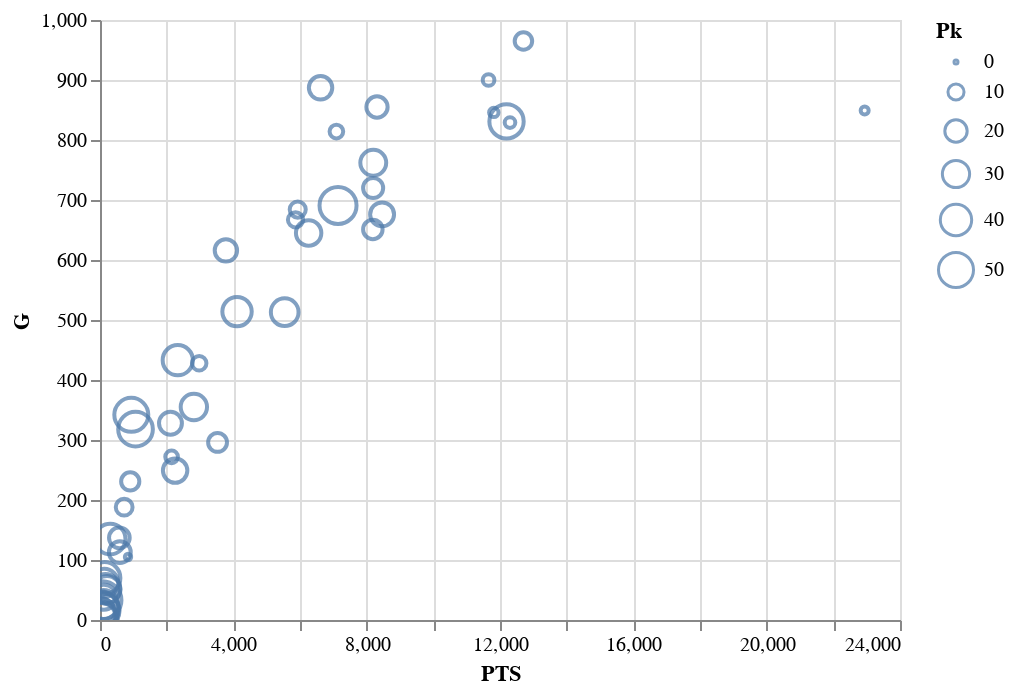

The notebook cell saved with this chart:
### Code cell
alt.Chart(draft07).mark_point().encode(
    alt.X('PTS'),
    alt.Y('G'),
    alt.Size('Pk'),
    tooltip = [alt.Tooltip('Player'),
               alt.Tooltip('PTS'),
               alt.Tooltip('G'),
               alt.Tooltip('Pk')
              ]
).interactive()

### Figure 1 — Vega-Lite specification as saved in the notebook (floating-point values rounded to 4 significant figures)
{"config": {"view": {"continuousWidth": 400, "continuousHeight": 300}}, "data": {"name": "data-4d527ffe97df91d8210a542e424a9320"}, "mark": "point", "encoding": {"size": {"type": "quantitative", "field": "Pk"}, "tooltip": [{"type": "nominal", "field": "Player"}, {"type": "quantitative", "field": "PTS"}, {"type": "quantitative", "field": "G"}, {"type": "quantitative", "field": "Pk"}], "x": {"type": "quantitative", "field": "PTS"}, "y": {"type": "quantitative", "field": "G"}}, "selection": {"selector001": {"type": "interval", "bind": "scales", "encodings": ["x", "y"]}}, "$schema": "https://vega.github.io/schema/vega-lite/v4.8.1.json", "datasets": {"data-4d527ffe97df91d8210a542e424a9320": [{"Rk": 1.0, "Pk": 1.0, "Tm": "POR", "Player": "Greg Oden", "College": "Ohio State", "Yrs": 3.0, "G": 105.0, "MP": 2028.0, "PTS": 840.0, "TRB": 656.0, "AST": 51.0, "FG%": 0.574, "3P%": null, "FT%": 0.658, "MP.1": 19.3, "PTS.1": 8.0, "TRB.1": 6.2, "AST.1": 0.5, "WS": 7.3, "WS/48": 0.174, "BPM": -0.4, "VORP": 0.8}, {"Rk": 2.0, "Pk": 2.0, "Tm": "SEA", "Player": "Kevin Durant", "College": "Texas", "Yrs": 12.0, "G": 849.0, "MP": 31300.0, "PTS": 22940.0, "TRB": 5992.0, "AST": 3486.0, "FG%": 0.493, "3P%": 0.381, "FT%": 0.883, "MP.1": 36.9, "PTS.1": 27.0, "TRB.1": 7.1, "AST.1": 4.1, "WS": 141.7, "WS/48": 0.217, "BPM": 6.7, "VORP": 69.0}, {"Rk": 3.0, "Pk": 3.0, "Tm": "ATL", "Player": "Al Horford", "College": "Florida", "Yrs": 13.0, "G": 846.0, "MP": 27630.0, "PTS": 11810.0, "TRB": 7009.0, "AST": 2792.0, "FG%": 0.52, "3P%": 0.361, "FT%": 0.754, "MP.1": 32.7, "PTS.1": 14.0, "TRB.1": 8.3, "AST.1": 3.3, "WS": 90.7, "WS/48": 0.158, "BPM": 2.8, "VORP": 33.4}, {"Rk": 4.0, "Pk": 4.0, "Tm": "MEM", "Player": "Mike Conley", "College": "Ohio State", "Yrs": 13.0, "G": 829.0, "MP": 26870.0, "PTS": 12300.0, "TRB": 2460.0, "AST": 4687.0, "FG%": 0.439, "3P%": 0.375, "FT%": 0.818, "MP.1": 32.4, "PTS.1": 14.8, "TRB.1": 3.0, "AST.1": 5.7, "WS": 73.5, "WS/48": 0.131, "BPM": 2.3, "VORP": 29.3}, {"Rk": 5.0, "Pk": 5.0, "Tm": "BOS", "Player": "Jeff Green", "College": "Georgetown", "Yrs": 12.0, "G": 900.0, "MP": 26570.0, "PTS": 11660.0, "TRB": 3988.0, "AST": 1403.0, "FG%": 0.441, "3P%": 0.334, "FT%": 0.805, "MP.1": 29.5, "PTS.1": 13.0, "TRB.1": 4.4, "AST.1": 1.6, "WS": 41.6, "WS/48": 0.075, "BPM": -1.3, "VORP": 4.3}, {"Rk": 6.0, "Pk": 6.0, "Tm": "MIL", "Player": "Yi Jianlian", "College": null, "Yrs": 5.0, "G": 272.0, "MP": 6038.0, "PTS": 2148.0, "TRB": 1339.0, "AST": 192.0, "FG%": 0.404, "3P%": 0.333, "FT%": 0.78, "MP.1": 22.2, "PTS.1": 7.9, "TRB.1": 4.9, "AST.1": 0.7, "WS": 3.1, "WS/48": 0.025, "BPM": -4.3, "VORP": -3.5}, {"Rk": 7.0, "Pk": 7.0, "Tm": "MIN", "Player": "Corey Brewer", "College": "Florida", "Yrs": 12.0, "G": 814.0, "MP": 18740.0, "PTS": 7092.0, "TRB": 2279.0, "AST": 1248.0, "FG%": 0.425, "3P%": 0.284, "FT%": 0.713, "MP.1": 23.0, "PTS.1": 8.7, "TRB.1": 2.8, "AST.1": 1.5, "WS": 22.5, "WS/48": 0.058, "BPM": -1.6, "VORP": 2.0}, {"Rk": 8.0, "Pk": 8.0, "Tm": "CHA", "Player": "Brandan Wright", "College": "UNC", "Yrs": 10.0, "G": 428.0, "MP": 6949.0, "PTS": 2976.0, "TRB": 1560.0, "AST": 199.0, "FG%": 0.607, "3P%": 0.0, "FT%": 0.674, "MP.1": 16.2, "PTS.1": 7.0, "TRB.1": 3.6, "AST.1": 0.5, "WS": 26.2, "WS/48": 0.181, "BPM": 2.3, "VORP": 7.5}, {"Rk": 9.0, "Pk": 9.0, "Tm": "CHI", "Player": "Joakim Noah", "College": "Florida", "Yrs": 12.0, "G": 667.0, "MP": 18600.0, "PTS": 5867.0, "TRB": 6042.0, "AST": 1900.0, "FG%": 0.491, "3P%": 0.0, "FT%": 0.7, "MP.1": 27.9, "PTS.1": 8.8, "TRB.1": 9.1, "AST.1": 2.8, "WS": 61.8, "WS/48": 0.16, "BPM": 2.5, "VORP": 20.9}, {"Rk": 10.0, "Pk": 10.0, "Tm": "SAC", "Player": "Spencer Hawes", "College": "Washington", "Yrs": 10.0, "G": 684.0, "MP": 15540.0, "PTS": 5932.0, "TRB": 3893.0, "AST": 1271.0, "FG%": 0.457, "3P%": 0.35, "FT%": 0.716, "MP.1": 22.7, "PTS.1": 8.7, "TRB.1": 5.7, "AST.1": 1.9, "WS": 22.6, "WS/48": 0.07, "BPM": -1.1, "VORP": 3.4}, {"Rk": 11.0, "Pk": 11.0, "Tm": "ATL", "Player": "Acie Law", "College": "Texas A&M", "Yrs": 4.0, "G": 188.0, "MP": 2385.0, "PTS": 725.0, "TRB": 195.0, "AST": 309.0, "FG%": 0.413, "3P%": 0.235, "FT%": 0.778, "MP.1": 12.7, "PTS.1": 3.9, "TRB.1": 1.0, "AST.1": 1.6, "WS": 1.6, "WS/48": 0.032, "BPM": -3.9, "VORP": -1.1}, {"Rk": 12.0, "Pk": 12.0, "Tm": "PHI", "Player": "Thaddeus Young", "College": "Georgia Tech", "Yrs": 13.0, "G": 965.0, "MP": 29280.0, "PTS": 12700.0, "TRB": 5714.0, "AST": 1607.0, "FG%": 0.498, "3P%": 0.333, "FT%": 0.67, "MP.1": 30.3, "PTS.1": 13.2, "TRB.1": 5.9, "AST.1": 1.7, "WS": 61.6, "WS/48": 0.101, "BPM": 0.3, "VORP": 16.9}, {"Rk": 13.0, "Pk": 13.0, "Tm": "NOK", "Player": "Julian Wright", "College": "Kansas", "Yrs": 4.0, "G": 231.0, "MP": 3049.0, "PTS": 907.0, "TRB": 531.0, "AST": 182.0, "FG%": 0.499, "3P%": 0.262, "FT%": 0.584, "MP.1": 13.2, "PTS.1": 3.9, "TRB.1": 2.3, "AST.1": 0.8, "WS": 3.9, "WS/48": 0.061, "BPM": -0.5, "VORP": 1.2}, {"Rk": 14.0, "Pk": 14.0, "Tm": "LAC", "Player": "Al Thornton", "College": "Florida State", "Yrs": 4.0, "G": 296.0, "MP": 8274.0, "PTS": 3527.0, "TRB": 1233.0, "AST": 353.0, "FG%": 0.452, "3P%": 0.293, "FT%": 0.747, "MP.1": 28.0, "PTS.1": 11.9, "TRB.1": 4.2, "AST.1": 1.2, "WS": 6.1, "WS/48": 0.035, "BPM": -3.5, "VORP": -3.2}, {"Rk": 15.0, "Pk": 15.0, "Tm": "DET", "Player": "Rodney Stuckey", "College": "Eastern Washington", "Yrs": 10.0, "G": 651.0, "MP": 17890.0, "PTS": 8185.0, "TRB": 1912.0, "AST": 2333.0, "FG%": 0.423, "3P%": 0.3, "FT%": 0.824, "MP.1": 27.5, "PTS.1": 12.6, "TRB.1": 2.9, "AST.1": 3.6, "WS": 28.7, "WS/48": 0.077, "BPM": -0.9, "VORP": 4.9}, {"Rk": 16.0, "Pk": 16.0, "Tm": "WAS", "Player": "Nick Young", "College": "USC", "Yrs": 12.0, "G": 720.0, "MP": 16420.0, "PTS": 8194.0, "TRB": 1427.0, "AST": 687.0, "FG%": 0.418, "3P%": 0.376, "FT%": 0.836, "MP.1": 22.8, "PTS.1": 11.4, "TRB.1": 2.0, "AST.1": 1.0, "WS": 18.6, "WS/48": 0.054, "BPM": -2.2, "VORP": -0.8}, {"Rk": 17.0, "Pk": 17.0, "Tm": "NJN", "Player": "Sean Williams", "College": "Boston College", "Yrs": 4.0, "G": 137.0, "MP": 1978.0, "PTS": 581.0, "TRB": 472.0, "AST": 47.0, "FG%": 0.511, "3P%": 0.0, "FT%": 0.624, "MP.1": 14.4, "PTS.1": 4.2, "TRB.1": 3.4, "AST.1": 0.3, "WS": 3.0, "WS/48": 0.073, "BPM": -3.1, "VORP": -0.6}, {"Rk": 18.0, "Pk": 18.0, "Tm": "GSW", "Player": "Marco Belinelli", "College": null, "Yrs": 13.0, "G": 855.0, "MP": 19440.0, "PTS": 8310.0, "TRB": 1760.0, "AST": 1424.0, "FG%": 0.424, "3P%": 0.376, "FT%": 0.845, "MP.1": 22.7, "PTS.1": 9.7, "TRB.1": 2.1, "AST.1": 1.7, "WS": 30.2, "WS/48": 0.075, "BPM": -1.3, "VORP": 3.3}, {"Rk": 19.0, "Pk": 19.0, "Tm": "LAL", "Player": "Javaris Crittenton", "College": "Georgia Tech", "Yrs": 2.0, "G": 113.0, "MP": 1853.0, "PTS": 595.0, "TRB": 276.0, "AST": 201.0, "FG%": 0.442, "3P%": 0.231, "FT%": 0.638, "MP.1": 16.4, "PTS.1": 5.3, "TRB.1": 2.4, "AST.1": 1.8, "WS": 0.1, "WS/48": 0.002, "BPM": -4.2, "VORP": -1.0}, {"Rk": 20.0, "Pk": 20.0, "Tm": "MIA", "Player": "Jason Smith", "College": "Colorado State", "Yrs": 11.0, "G": 616.0, "MP": 10030.0, "PTS": 3777.0, "TRB": 2075.0, "AST": 453.0, "FG%": 0.468, "3P%": 0.333, "FT%": 0.783, "MP.1": 16.3, "PTS.1": 6.1, "TRB.1": 3.4, "AST.1": 0.7, "WS": 14.1, "WS/48": 0.067, "BPM": -2.9, "VORP": -2.4}, {"Rk": 21.0, "Pk": 21.0, "Tm": "PHI", "Player": "Daequan Cook", "College": "Ohio State", "Yrs": 6.0, "G": 328.0, "MP": 5993.0, "PTS": 2114.0, "TRB": 703.0, "AST": 243.0, "FG%": 0.369, "3P%": 0.359, "FT%": 0.813, "MP.1": 18.3, "PTS.1": 6.4, "TRB.1": 2.1, "AST.1": 0.7, "WS": 4.9, "WS/48": 0.039, "BPM": -2.7, "VORP": -1.1}, {"Rk": 22.0, "Pk": 22.0, "Tm": "CHA", "Player": "Jared Dudley", "College": "Boston College", "Yrs": 13.0, "G": 887.0, "MP": 19980.0, "PTS": 6617.0, "TRB": 2819.0, "AST": 1380.0, "FG%": 0.464, "3P%": 0.394, "FT%": 0.732, "MP.1": 22.5, "PTS.1": 7.5, "TRB.1": 3.2, "AST.1": 1.6, "WS": 42.8, "WS/48": 0.103, "BPM": 0.2, "VORP": 11.1}, {"Rk": 23.0, "Pk": 23.0, "Tm": "NYK", "Player": "Wilson Chandler", "College": "DePaul", "Yrs": 12.0, "G": 676.0, "MP": 20290.0, "PTS": 8463.0, "TRB": 3574.0, "AST": 1205.0, "FG%": 0.443, "3P%": 0.341, "FT%": 0.77, "MP.1": 30.0, "PTS.1": 12.5, "TRB.1": 5.3, "AST.1": 1.8, "WS": 29.0, "WS/48": 0.069, "BPM": -1.3, "VORP": 3.5}, {"Rk": 24.0, "Pk": 24.0, "Tm": "PHO", "Player": "Rudy Fernández", "College": null, "Yrs": 4.0, "G": 249.0, "MP": 5965.0, "PTS": 2254.0, "TRB": 608.0, "AST": 554.0, "FG%": 0.399, "3P%": 0.36, "FT%": 0.84, "MP.1": 24.0, "PTS.1": 9.1, "TRB.1": 2.4, "AST.1": 2.2, "WS": 14.2, "WS/48": 0.114, "BPM": 1.7, "VORP": 5.6}, {"Rk": 25.0, "Pk": 25.0, "Tm": "UTA", "Player": "Morris Almond", "College": "Rice University", "Yrs": 3.0, "G": 38.0, "MP": 361.0, "PTS": 119.0, "TRB": 46.0, "AST": 12.0, "FG%": 0.381, "3P%": 0.292, "FT%": 0.743, "MP.1": 9.5, "PTS.1": 3.1, "TRB.1": 1.2, "AST.1": 0.3, "WS": 0.0, "WS/48": 0.005, "BPM": -6.1, "VORP": -0.4}, {"Rk": 26.0, "Pk": 26.0, "Tm": "HOU", "Player": "Aaron Brooks", "College": "Oregon", "Yrs": 10.0, "G": 645.0, "MP": 13440.0, "PTS": 6259.0, "TRB": 1079.0, "AST": 1925.0, "FG%": 0.413, "3P%": 0.37, "FT%": 0.837, "MP.1": 20.8, "PTS.1": 9.7, "TRB.1": 1.7, "AST.1": 3.0, "WS": 19.2, "WS/48": 0.069, "BPM": -1.2, "VORP": 2.7}, {"Rk": 27.0, "Pk": 27.0, "Tm": "DET", "Player": "Arron Afflalo", "College": "UCLA", "Yrs": 11.0, "G": 762.0, "MP": 20830.0, "PTS": 8198.0, "TRB": 2176.0, "AST": 1386.0, "FG%": 0.45, "3P%": 0.386, "FT%": 0.825, "MP.1": 27.3, "PTS.1": 10.8, "TRB.1": 2.9, "AST.1": 1.8, "WS": 33.5, "WS/48": 0.077, "BPM": -1.5, "VORP": 2.4}, {"Rk": 28.0, "Pk": 28.0, "Tm": "SAS", "Player": "Tiago Splitter", "College": null, "Yrs": 7.0, "G": 355.0, "MP": 6812.0, "PTS": 2816.0, "TRB": 1779.0, "AST": 423.0, "FG%": 0.555, "3P%": 0.143, "FT%": 0.697, "MP.1": 19.2, "PTS.1": 7.9, "TRB.1": 5.0, "AST.1": 1.2, "WS": 25.3, "WS/48": 0.178, "BPM": 1.1, "VORP": 5.4}, {"Rk": 29.0, "Pk": 29.0, "Tm": "PHO", "Player": "Alando Tucker", "College": "Wisconsin", "Yrs": 3.0, "G": 51.0, "MP": 426.0, "PTS": 211.0, "TRB": 49.0, "AST": 16.0, "FG%": 0.423, "3P%": 0.294, "FT%": 0.783, "MP.1": 8.4, "PTS.1": 4.1, "TRB.1": 1.0, "AST.1": 0.3, "WS": 0.4, "WS/48": 0.045, "BPM": -4.5, "VORP": -0.3}, {"Rk": 30.0, "Pk": 30.0, "Tm": "PHI", "Player": "Petteri Koponen", "College": null, "Yrs": null, "G": null, "MP": null, "PTS": null, "TRB": null, "AST": null, "FG%": null, "3P%": null, "FT%": null, "MP.1": null, "PTS.1": null, "TRB.1": null, "AST.1": null, "WS": null, "WS/48": null, "BPM": null, "VORP": null}, {"Rk": 31.0, "Pk": 31.0, "Tm": "SEA", "Player": "Carl Landry", "College": "Purdue", "Yrs": 9.0, "G": 513.0, "MP": 11520.0, "PTS": 5541.0, "TRB": 2533.0, "AST": 355.0, "FG%": 0.535, "3P%": 0.3, "FT%": 0.785, "MP.1": 22.5, "PTS.1": 10.8, "TRB.1": 4.9, "AST.1": 0.7, "WS": 35.9, "WS/48": 0.149, "BPM": -0.3, "VORP": 5.0}, {"Rk": 32.0, "Pk": 32.0, "Tm": "BOS", "Player": "Gabe Pruitt", "College": "USC", "Yrs": 2.0, "G": 62.0, "MP": 461.0, "PTS": 125.0, "TRB": 51.0, "AST": 52.0, "FG%": 0.321, "3P%": 0.283, "FT%": 0.783, "MP.1": 7.4, "PTS.1": 2.0, "TRB.1": 0.8, "AST.1": 0.8, "WS": 0.4, "WS/48": 0.043, "BPM": -2.8, "VORP": -0.1}, {"Rk": 33.0, "Pk": 33.0, "Tm": "SAS", "Player": "Marcus Williams", "College": "Arizona", "Yrs": 2.0, "G": 13.0, "MP": 39.0, "PTS": 14.0, "TRB": 12.0, "AST": 3.0, "FG%": 0.318, "3P%": null, "FT%": null, "MP.1": 3.0, "PTS.1": 1.1, "TRB.1": 0.9, "AST.1": 0.2, "WS": -0.1, "WS/48": -0.084, "BPM": -5.4, "VORP": 0.0}, {"Rk": 34.0, "Pk": 34.0, "Tm": "DAL", "Player": "Nick Fazekas", "College": "Nevada", "Yrs": 1.0, "G": 26.0, "MP": 269.0, "PTS": 107.0, "TRB": 89.0, "AST": 11.0, "FG%": 0.561, "3P%": 0.0, "FT%": 0.682, "MP.1": 10.3, "PTS.1": 4.1, "TRB.1": 3.4, "AST.1": 0.4, "WS": 0.8, "WS/48": 0.148, "BPM": 0.5, "VORP": 0.2}, {"Rk": 35.0, "Pk": 35.0, "Tm": "SEA", "Player": "Glen Davis", "College": "LSU", "Yrs": 8.0, "G": 514.0, "MP": 10860.0, "PTS": 4111.0, "TRB": 2236.0, "AST": 457.0, "FG%": 0.447, "3P%": 0.182, "FT%": 0.7, "MP.1": 21.1, "PTS.1": 8.0, "TRB.1": 4.4, "AST.1": 0.9, "WS": 18.6, "WS/48": 0.082, "BPM": -2.6, "VORP": -1.7}, {"Rk": 36.0, "Pk": 36.0, "Tm": "GSW", "Player": "Jermareo Davidson", "College": "Alabama", "Yrs": 2.0, "G": 52.0, "MP": 433.0, "PTS": 162.0, "TRB": 96.0, "AST": 14.0, "FG%": 0.425, "3P%": null, "FT%": 0.578, "MP.1": 8.3, "PTS.1": 3.1, "TRB.1": 1.8, "AST.1": 0.3, "WS": 0.0, "WS/48": 0.0, "BPM": -5.2, "VORP": -0.3}, {"Rk": 37.0, "Pk": 37.0, "Tm": "POR", "Player": "Josh McRoberts", "College": "Duke", "Yrs": 11.0, "G": 433.0, "MP": 8271.0, "PTS": 2333.0, "TRB": 1686.0, "AST": 901.0, "FG%": 0.463, "3P%": 0.34, "FT%": 0.705, "MP.1": 19.1, "PTS.1": 5.4, "TRB.1": 3.9, "AST.1": 2.1, "WS": 18.5, "WS/48": 0.107, "BPM": 0.3, "VORP": 4.7}, {"Rk": 38.0, "Pk": 38.0, "Tm": "PHI", "Player": "Kyrylo Fesenko", "College": null, "Yrs": 5.0, "G": 135.0, "MP": 1107.0, "PTS": 305.0, "TRB": 269.0, "AST": 40.0, "FG%": 0.496, "3P%": 0.0, "FT%": 0.41, "MP.1": 8.2, "PTS.1": 2.3, "TRB.1": 2.0, "AST.1": 0.3, "WS": 0.9, "WS/48": 0.038, "BPM": -5.7, "VORP": -1.1}, {"Rk": 39.0, "Pk": 39.0, "Tm": "MIA", "Player": "Stanko Barać", "College": null, "Yrs": null, "G": null, "MP": null, "PTS": null, "TRB": null, "AST": null, "FG%": null, "3P%": null, "FT%": null, "MP.1": null, "PTS.1": null, "TRB.1": null, "AST.1": null, "WS": null, "WS/48": null, "BPM": null, "VORP": null}, {"Rk": 40.0, "Pk": 40.0, "Tm": "LAL", "Player": "Sun Yue", "College": null, "Yrs": 1.0, "G": 10.0, "MP": 28.0, "PTS": 6.0, "TRB": 0.0, "AST": 2.0, "FG%": 0.273, "3P%": 0.0, "FT%": null, "MP.1": 2.8, "PTS.1": 0.6, "TRB.1": 0.0, "AST.1": 0.2, "WS": -0.1, "WS/48": -0.226, "BPM": -19.4, "VORP": -0.1}, {"Rk": 41.0, "Pk": 41.0, "Tm": "MIN", "Player": "Chris Richard", "College": "Florida", "Yrs": 2.0, "G": 70.0, "MP": 780.0, "PTS": 135.0, "TRB": 194.0, "AST": 25.0, "FG%": 0.483, "3P%": null, "FT%": 0.605, "MP.1": 11.1, "PTS.1": 1.9, "TRB.1": 2.8, "AST.1": 0.4, "WS": 0.7, "WS/48": 0.045, "BPM": -5.7, "VORP": -0.7}, {"Rk": 42.0, "Pk": 42.0, "Tm": "POR", "Player": "Derrick Byars", "College": "Vanderbilt", "Yrs": 1.0, "G": 2.0, "MP": 37.0, "PTS": 10.0, "TRB": 11.0, "AST": 1.0, "FG%": 0.273, "3P%": 0.0, "FT%": 1.0, "MP.1": 18.5, "PTS.1": 5.0, "TRB.1": 5.5, "AST.1": 0.5, "WS": 0.1, "WS/48": 0.147, "BPM": -4.7, "VORP": 0.0}, {"Rk": 43.0, "Pk": 43.0, "Tm": "NOK", "Player": "Adam Haluska", "College": "Iowa", "Yrs": null, "G": null, "MP": null, "PTS": null, "TRB": null, "AST": null, "FG%": null, "3P%": null, "FT%": null, "MP.1": null, "PTS.1": null, "TRB.1": null, "AST.1": null, "WS": null, "WS/48": null, "BPM": null, "VORP": null}, {"Rk": 44.0, "Pk": 44.0, "Tm": "ORL", "Player": "Reyshawn Terry", "College": "UNC", "Yrs": null, "G": null, "MP": null, "PTS": null, "TRB": null, "AST": null, "FG%": null, "3P%": null, "FT%": null, "MP.1": null, "PTS.1": null, "TRB.1": null, "AST.1": null, "WS": null, "WS/48": null, "BPM": null, "VORP": null}, {"Rk": 45.0, "Pk": 45.0, "Tm": "LAC", "Player": "Jared Jordan", "College": "Marist College", "Yrs": null, "G": null, "MP": null, "PTS": null, "TRB": null, "AST": null, "FG%": null, "3P%": null, "FT%": null, "MP.1": null, "PTS.1": null, "TRB.1": null, "AST.1": null, "WS": null, "WS/48": null, "BPM": null, "VORP": null}, {"Rk": 46.0, "Pk": 46.0, "Tm": "GSW", "Player": "Stéphane Lasme", "College": "UMass", "Yrs": 1.0, "G": 16.0, "MP": 303.0, "PTS": 83.0, "TRB": 53.0, "AST": 3.0, "FG%": 0.451, "3P%": null, "FT%": 0.594, "MP.1": 18.9, "PTS.1": 5.2, "TRB.1": 3.3, "AST.1": 0.2, "WS": 0.3, "WS/48": 0.041, "BPM": -4.4, "VORP": -0.2}, {"Rk": 47.0, "Pk": 47.0, "Tm": "WAS", "Player": "Dominic McGuire", "College": "Fresno State", "Yrs": 6.0, "G": 342.0, "MP": 5348.0, "PTS": 939.0, "TRB": 1169.0, "AST": 422.0, "FG%": 0.419, "3P%": 0.188, "FT%": 0.658, "MP.1": 15.6, "PTS.1": 2.7, "TRB.1": 3.4, "AST.1": 1.2, "WS": 4.1, "WS/48": 0.037, "BPM": -2.1, "VORP": -0.1}, {"Rk": 48.0, "Pk": 48.0, "Tm": "LAL", "Player": "Marc Gasol", "College": null, "Yrs": 12.0, "G": 831.0, "MP": 27560.0, "PTS": 12200.0, "TRB": 6342.0, "AST": 2864.0, "FG%": 0.482, "3P%": 0.356, "FT%": 0.777, "MP.1": 33.2, "PTS.1": 14.7, "TRB.1": 7.6, "AST.1": 3.4, "WS": 82.2, "WS/48": 0.143, "BPM": 3.1, "VORP": 35.4}, {"Rk": 49.0, "Pk": 49.0, "Tm": "CHI", "Player": "Aaron Gray", "College": "Pitt", "Yrs": 7.0, "G": 318.0, "MP": 3851.0, "PTS": 1066.0, "TRB": 1190.0, "AST": 207.0, "FG%": 0.509, "3P%": 0.0, "FT%": 0.562, "MP.1": 12.1, "PTS.1": 3.4, "TRB.1": 3.7, "AST.1": 0.7, "WS": 6.2, "WS/48": 0.077, "BPM": -3.6, "VORP": -1.5}, {"Rk": 50.0, "Pk": 50.0, "Tm": "DAL", "Player": "Renaldas Seibutis", "College": null, "Yrs": null, "G": null, "MP": null, "PTS": null, "TRB": null, "AST": null, "FG%": null, "3P%": null, "FT%": null, "MP.1": null, "PTS.1": null, "TRB.1": null, "AST.1": null, "WS": null, "WS/48": null, "BPM": null, "VORP": null}, {"Rk": 51.0, "Pk": 51.0, "Tm": "CHI", "Player": "JamesOn Curry", "College": "Oklahoma State", "Yrs": 1.0, "G": 1.0, "MP": 0.0, "PTS": 0.0, "TRB": 0.0, "AST": 0.0, "FG%": null, "3P%": null, "FT%": null, "MP.1": 0.0, "PTS.1": 0.0, "TRB.1": 0.0, "AST.1": 0.0, "WS": 0.0, "WS/48": null, "BPM": null, "VORP": 0.0}, {"Rk": 52.0, "Pk": 52.0, "Tm": "POR", "Player": "Taurean Green", "College": "Florida", "Yrs": 1.0, "G": 17.0, "MP": 74.0, "PTS": 27.0, "TRB": 10.0, "AST": 11.0, "FG%": 0.28, "3P%": 0.182, "FT%": 0.917, "MP.1": 4.4, "PTS.1": 1.6, "TRB.1": 0.6, "AST.1": 0.6, "WS": -0.1, "WS/48": -0.066, "BPM": -7.5, "VORP": -0.1}, {"Rk": 53.0, "Pk": 53.0, "Tm": "POR", "Player": "Demetris Nichols", "College": "Syracuse", "Yrs": 2.0, "G": 18.0, "MP": 58.0, "PTS": 22.0, "TRB": 7.0, "AST": 2.0, "FG%": 0.281, "3P%": 0.2, "FT%": 0.5, "MP.1": 3.2, "PTS.1": 1.2, "TRB.1": 0.4, "AST.1": 0.1, "WS": -0.2, "WS/48": -0.203, "BPM": -10.3, "VORP": -0.1}, {"Rk": 54.0, "Pk": 54.0, "Tm": "HOU", "Player": "Brad Newley", "College": null, "Yrs": null, "G": null, "MP": null, "PTS": null, "TRB": null, "AST": null, "FG%": null, "3P%": null, "FT%": null, "MP.1": null, "PTS.1": null, "TRB.1": null, "AST.1": null, "WS": null, "WS/48": null, "BPM": null, "VORP": null}, {"Rk": 55.0, "Pk": 55.0, "Tm": "UTA", "Player": "Herbert Hill", "College": "Providence", "Yrs": null, "G": null, "MP": null, "PTS": null, "TRB": null, "AST": null, "FG%": null, "3P%": null, "FT%": null, "MP.1": null, "PTS.1": null, "TRB.1": null, "AST.1": null, "WS": null, "WS/48": null, "BPM": null, "VORP": null}, {"Rk": 56.0, "Pk": 56.0, "Tm": "MIL", "Player": "Ramon Sessions", "College": "Nevada", "Yrs": 11.0, "G": 691.0, "MP": 16120.0, "PTS": 7141.0, "TRB": 1840.0, "AST": 2807.0, "FG%": 0.434, "3P%": 0.316, "FT%": 0.791, "MP.1": 23.3, "PTS.1": 10.3, "TRB.1": 2.7, "AST.1": 4.1, "WS": 28.8, "WS/48": 0.086, "BPM": -0.7, "VORP": 5.2}, {"Rk": 57.0, "Pk": 57.0, "Tm": "DET", "Player": "Sammy Mejia", "College": "DePaul", "Yrs": null, "G": null, "MP": null, "PTS": null, "TRB": null, "AST": null, "FG%": null, "3P%": null, "FT%": null, "MP.1": null, "PTS.1": null, "TRB.1": null, "AST.1": null, "WS": null, "WS/48": null, "BPM": null, "VORP": null}, {"Rk": 58.0, "Pk": 58.0, "Tm": "SAS", "Player": "Georgios Printezis", "College": null, "Yrs": null, "G": null, "MP": null, "PTS": null, "TRB": null, "AST": null, "FG%": null, "3P%": null, "FT%": null, "MP.1": null, "PTS.1": null, "TRB.1": null, "AST.1": null, "WS": null, "WS/48": null, "BPM": null, "VORP": null}, {"Rk": 59.0, "Pk": 59.0, "Tm": "PHO", "Player": "D.J. Strawberry", "College": "Maryland", "Yrs": 1.0, "G": 33.0, "MP": 270.0, "PTS": 73.0, "TRB": 28.0, "AST": 30.0, "FG%": 0.315, "3P%": 0.24, "FT%": 0.474, "MP.1": 8.2, "PTS.1": 2.2, "TRB.1": 0.8, "AST.1": 0.9, "WS": -0.2, "WS/48": -0.031, "BPM": -5.6, "VORP": -0.2}, {"Rk": 60.0, "Pk": 60.0, "Tm": "DAL", "Player": "Milovan Raković", "College": null, "Yrs": null, "G": null, "MP": null, "PTS": null, "TRB": null, "AST": null, "FG%": null, "3P%": null, "FT%": null, "MP.1": null, "PTS.1": null, "TRB.1": null, "AST.1": null, "WS": null, "WS/48": null, "BPM": null, "VORP": null}, {"Rk": null, "Pk": null, "Tm": null, "Player": null, "College": null, "Yrs": null, "G": null, "MP": null, "PTS": null, "TRB": null, "AST": null, "FG%": null, "3P%": null, "FT%": null, "MP.1": null, "PTS.1": null, "TRB.1": null, "AST.1": null, "WS": null, "WS/48": null, "BPM": null, "VORP": null}]}}
